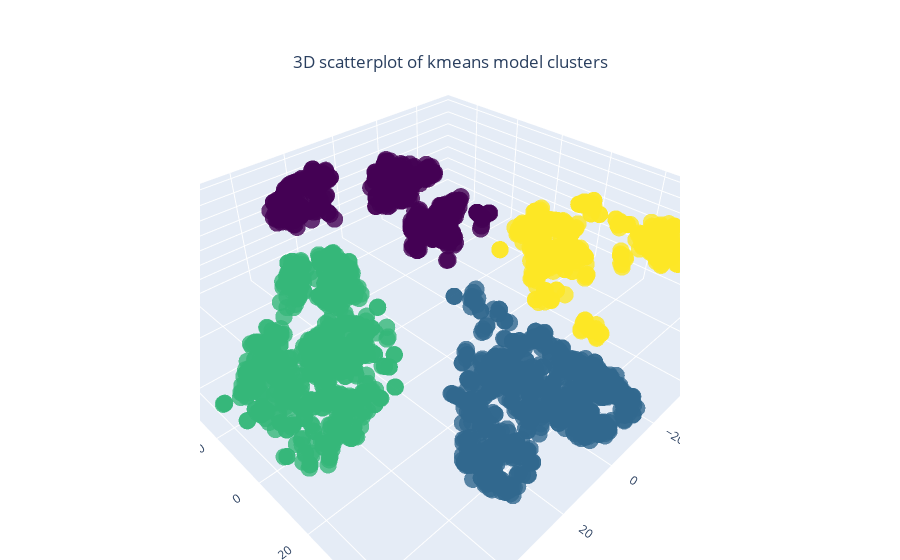

Notebook code for this chart:
### Code cell
fig = go.Figure(data=[go.Scatter3d(
    x=x,y=y,mode='markers',
    marker=dict(size=6,color=df['Clusters'],colorscale='Viridis',opacity=0.8))])

# tight layout
fig.update_layout( title={'text': "3D scatterplot of birch model clusters",'y':0.9,
        'x':0.5,'xanchor': 'center','yanchor': 'top'},
                  margin=dict(l=200, r=220, b=0, t=0))
fig.show()

### Figure 1 — Plotly figure (JSON) as saved in the notebook; plotly's stock layout.template omitted (floating-point values rounded to 4 significant figures; data arrays with more than 128 entries replaced by an {"elided": "..."} marker saying what was removed)
{"data": [{"marker": {"color": {"elided": "2236 int values"}, "colorscale": [[0, "#440154"], [0.1111, "#482878"], [0.2222, "#3e4989"], [0.3333, "#31688e"], [0.4444, "#26828e"], [0.5556, "#1f9e89"], [0.6667, "#35b779"], [0.7778, "#6ece58"], [0.8889, "#b5de2b"], [1, "#fde725"]], "opacity": 0.8, "size": 6}, "mode": "markers", "type": "scatter3d", "x": {"elided": "2236 float values"}, "y": {"elided": "2236 float values"}, "z": {"elided": "2236 float values"}}], "layout": {"margin": {"b": 0, "l": 200, "r": 220, "t": 0}, "title": {"text": "3D scatterplot of kmeans model clusters", "x": 0.5, "xanchor": "center", "y": 0.9, "yanchor": "top"}}}
